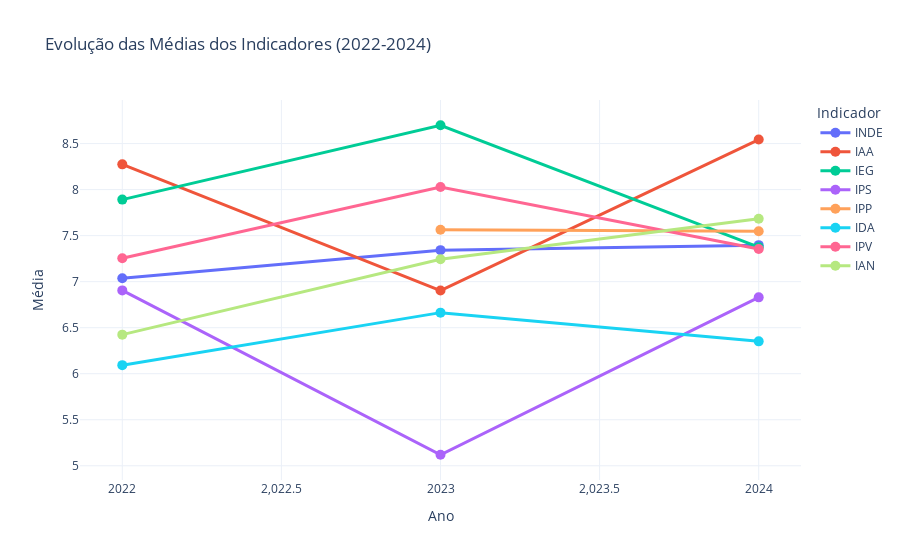

Notebook code cell kept with this figure:
### Code cell
# Evolução das médias dos indicadores
medias_por_ano = df_unificado.groupby('ANO')[indicadores].mean()

fig = go.Figure()

for ind in indicadores:
    fig.add_trace(go.Scatter(
        x=medias_por_ano.index,
        y=medias_por_ano[ind],
        mode='lines+markers',
        name=ind,
        line=dict(width=3),
        marker=dict(size=10)
    ))

fig.update_layout(
    title='Evolução das Médias dos Indicadores (2022-2024)',
    xaxis_title='Ano',
    yaxis_title='Média',
    legend_title='Indicador',
    hovermode='x unified',
    template='plotly_white'
)

fig.show()

### Figure 1 — Plotly figure (JSON) as saved in the notebook; plotly's stock layout.template omitted (floating-point values rounded to 4 significant figures)
{"data": [{"line": {"width": 3}, "marker": {"size": 10}, "mode": "lines+markers", "name": "INDE", "type": "scatter", "x": [2022, 2023, 2024], "y": [7.036, 7.342, 7.397]}, {"line": {"width": 3}, "marker": {"size": 10}, "mode": "lines+markers", "name": "IAA", "type": "scatter", "x": [2022, 2023, 2024], "y": [8.274, 6.903, 8.544]}, {"line": {"width": 3}, "marker": {"size": 10}, "mode": "lines+markers", "name": "IEG", "type": "scatter", "x": [2022, 2023, 2024], "y": [7.891, 8.699, 7.375]}, {"line": {"width": 3}, "marker": {"size": 10}, "mode": "lines+markers", "name": "IPS", "type": "scatter", "x": [2022, 2023, 2024], "y": [6.905, 5.12, 6.83]}, {"line": {"width": 3}, "marker": {"size": 10}, "mode": "lines+markers", "name": "IPP", "type": "scatter", "x": [2022, 2023, 2024], "y": [NaN, 7.563, 7.548]}, {"line": {"width": 3}, "marker": {"size": 10}, "mode": "lines+markers", "name": "IDA", "type": "scatter", "x": [2022, 2023, 2024], "y": [6.093, 6.663, 6.351]}, {"line": {"width": 3}, "marker": {"size": 10}, "mode": "lines+markers", "name": "IPV", "type": "scatter", "x": [2022, 2023, 2024], "y": [7.254, 8.028, 7.354]}, {"line": {"width": 3}, "marker": {"size": 10}, "mode": "lines+markers", "name": "IAN", "type": "scatter", "x": [2022, 2023, 2024], "y": [6.424, 7.244, 7.684]}], "layout": {"hovermode": "x unified", "legend": {"title": {"text": "Indicador"}}, "title": {"text": "Evolução das Médias dos Indicadores (2022-2024)"}, "xaxis": {"title": {"text": "Ano"}}, "yaxis": {"title": {"text": "Média"}}}}
